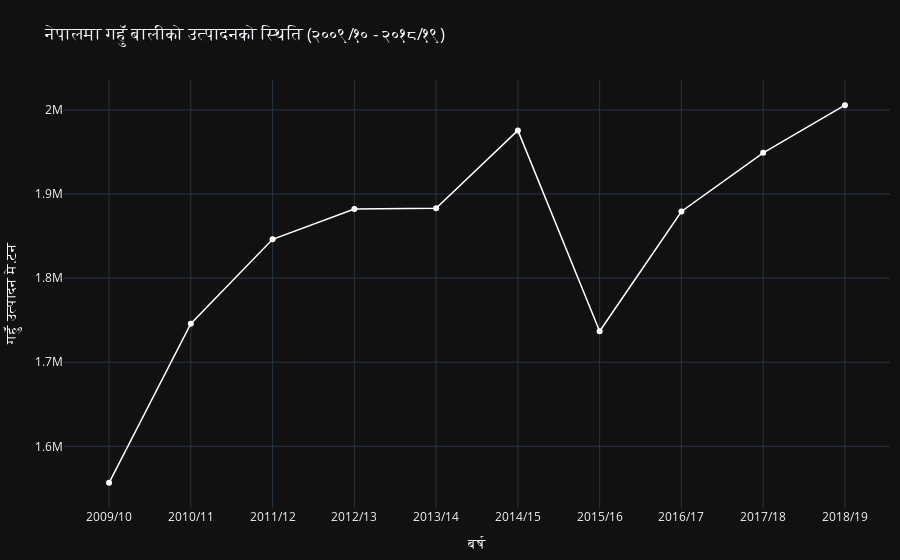

This figure's notebook cell:
### Code cell
year= ['2009/10','2010/11','2011/12','2012/13','2013/14','2014/15','2015/16','2016/17','2017/18','2018/19']
production = [1556539,1745811,1846142,1882220,1883147,1975625,1736849,1879191,1949001,2005665]

fig = go.Figure()
fig.add_trace(go.Scatter(x=year, y=production,
                    line_shape='linear',line=dict(color='white', width=1.5)))

fig.update_layout(margin=dict(t=80, b=10, l=10, r=10),
                  title = 'नेपालमा गहुँ बालीको उत्पादनको स्थिति (२००९/१० - २०१८/१९)',
                  xaxis_title = 'बर्ष',
                  yaxis_title = 'गहुँ उत्पादन मे.टन ',
                 template='plotly_dark')
fig.show()

### Figure 1 — Plotly figure (JSON) as saved in the notebook; plotly's stock layout.template omitted (floating-point values rounded to 4 significant figures)
{"data": [{"line": {"color": "white", "shape": "linear", "width": 1.5}, "type": "scatter", "x": ["2009/10", "2010/11", "2011/12", "2012/13", "2013/14", "2014/15", "2015/16", "2016/17", "2017/18", "2018/19"], "y": [1556539, 1745811, 1846142, 1882220, 1883147, 1975625, 1736849, 1879191, 1949001, 2005665]}], "layout": {"margin": {"b": 10, "l": 10, "r": 10, "t": 80}, "title": {"text": "नेपालमा गहुँ बालीको उत्पादनको स्थिति (२००९/१० - २०१८/१९)"}, "xaxis": {"title": {"text": "बर्ष"}}, "yaxis": {"title": {"text": "गहुँ उत्पादन मे.टन "}}}}
